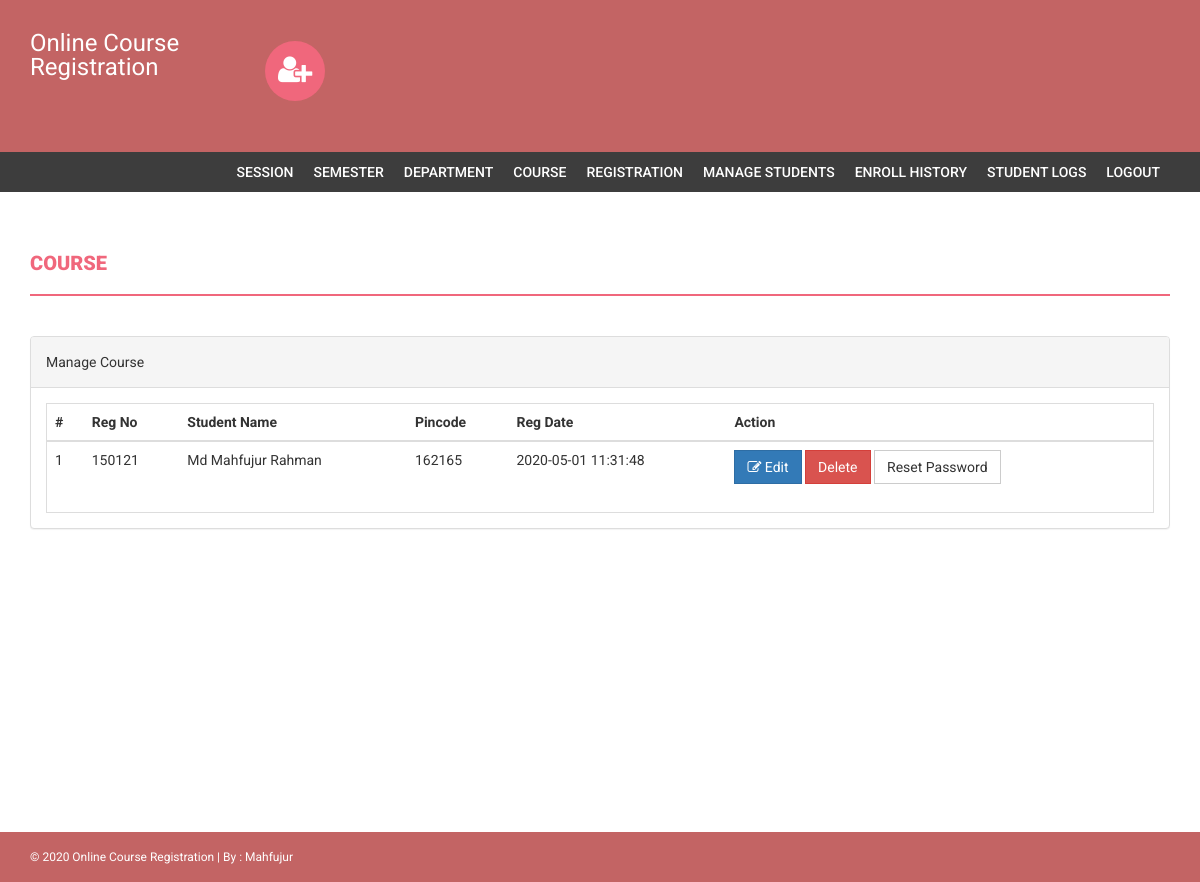
Page /admin/manage-students.php (signed in) on the committed database.
### tables this page shows
CREATE TABLE `tbl_student` (
  `id` int(11) NOT NULL,
  `studentreg` varchar(255) NOT NULL,
  `photo` varchar(255) NOT NULL,
  `password` varchar(255) NOT NULL,
  `studentname` varchar(255) NOT NULL,
  `pincode` varchar(255) NOT NULL,
  `session` varchar(255) NOT NULL,
  `department` varchar(255) NOT NULL,
  `semester` varchar(255) NOT NULL,
  `cgpa` decimal(10,0) NOT NULL,
  `createdate` timestamp NOT NULL DEFAULT CURRENT_TIMESTAMP ON UPDATE CURRENT_TIMESTAMP,
  `updatedate` timestamp NOT NULL DEFAULT '0000-00-00 00:00:00' ON UPDATE CURRENT_TIMESTAMP
);

### admin/manage-students.php (the view, shortened to what this page needs)
<?php
if(strlen($_SESSION['alogin'])==0)
{
    header('location:index.php');
}
else{
    ?>
    <!DOCTYPE html>
    <html xmlns="http://www.w3.org/1999/xhtml">
    <head>
        <link href="assets/css/bootstrap.css" rel="stylesheet" />
        <link href="assets/css/font-awesome.css" rel="stylesheet" />
        <link href="assets/css/style.css" rel="stylesheet" />
    </head>
    <body>
        <?php include('includes/header.php');?>
        <?php if($_SESSION['alogin']!="")
        {
            include('includes/menubar.php');
        }
        ?>
        <div class="content-wrapper">
            <div class="container">
                <div class="row">
                    <div class="col-md-12">
                        <h1 class="page-head-line">Course  </h1>
                    </div>
                </div>
                <div class="row" >
                    <div class="col-md-12">
                        <div class="panel panel-default">
                            <div class="panel-heading">
                                Manage Course
                            </div>
                            <div class="panel-body">
                                <div class="table-responsive table-bordered">
                                    <table class="table">
                                        <thead>
                                            <tr>
                                                <th>#</th>
                                                <th>Reg No </th>
                                                <th>Student Name </th>
                                                <th> Pincode</th>
                                                <th>Reg Date</th>
                                                <th>Action</th>
                                            </tr>
                                        </thead>
                                        <tbody>
                                            <?php
                                            $sql=mysqli_query($con,"SELECT * FROM tbl_student");
                                            $cont=1;
                                            while($row=mysqli_fetch_array($sql))
                                            {
                                                ?>
                                                <tr>
                                                    <td><?php echo $cont;?></td>
                                                    <td><?php echo htmlentities($row['studentreg']);?></td>
                                                    <td><?php echo htmlentities($row['studentname']);?></td>
                                                    <td><?php echo htmlentities($row['pincode']);?></td>
                                                    <td><?php echo htmlentities($row['createdate']);?></td>
                                                    <td>
                                                        <a href="edit-student-profile.php?eid=<?php echo $row['id']?>">
                                                            <button class="btn btn-primary"><i class="fa fa-edit "></i> Edit</button> </a>
                                                            <a href="manage-students.php?delid=<?php echo $row['id']?>&del=delete" onClick="return confirm('Are you sure you want to delete?')">
                                                                <button class="btn btn-danger">Delete</button>
                                                            </a>
                                                            <a href="manage-students.php?id=<?php echo $row['id']?>" onClick="return confirm('Are you sure you want to reset password?')">
                                                                <button type="submit" name="submit" id="submit" class="btn btn-default">Reset Password</button>
                                                            </a>
                                                        </td>
                                                    </tr>
                                                    <?php
                                                    $cont++;
                                                } ?>
                                            </tbody>
                                        </table>
                                    </div>
                                </div>
                            </div>
                        </div>
                    </div>
                </div>
            </div>
            <?php include('includes/footer.php');?>
        </body>
        </html>
        <?php } ?>

### admin/assets/css/style.css (style rules this page uses)
body { font-family: 'Roboto', sans-serif; line-height: 30px; }
.content-wrapper { margin-top: 40px; min-height: 600px; padding-bottom: 60px; }
.page-head-line { font-weight: 900; padding-bottom: 20px; border-bottom: 2px solid #F0677C; text-transform: uppercase; color: #F0677C; font-size: 20px; margin-bottom: 40px; }
.btn { border-radius: 0px; -webkit-border-radius: 0px; -moz-border-radius: 0px; }

### rows in the picture
tbl_student: studentreg "150121", studentname "Md Mahfujur Rahman", pincode "162165", createdate "2020-05-01 11:31:48"

### other values in the picture
Date('Y') "2020"
